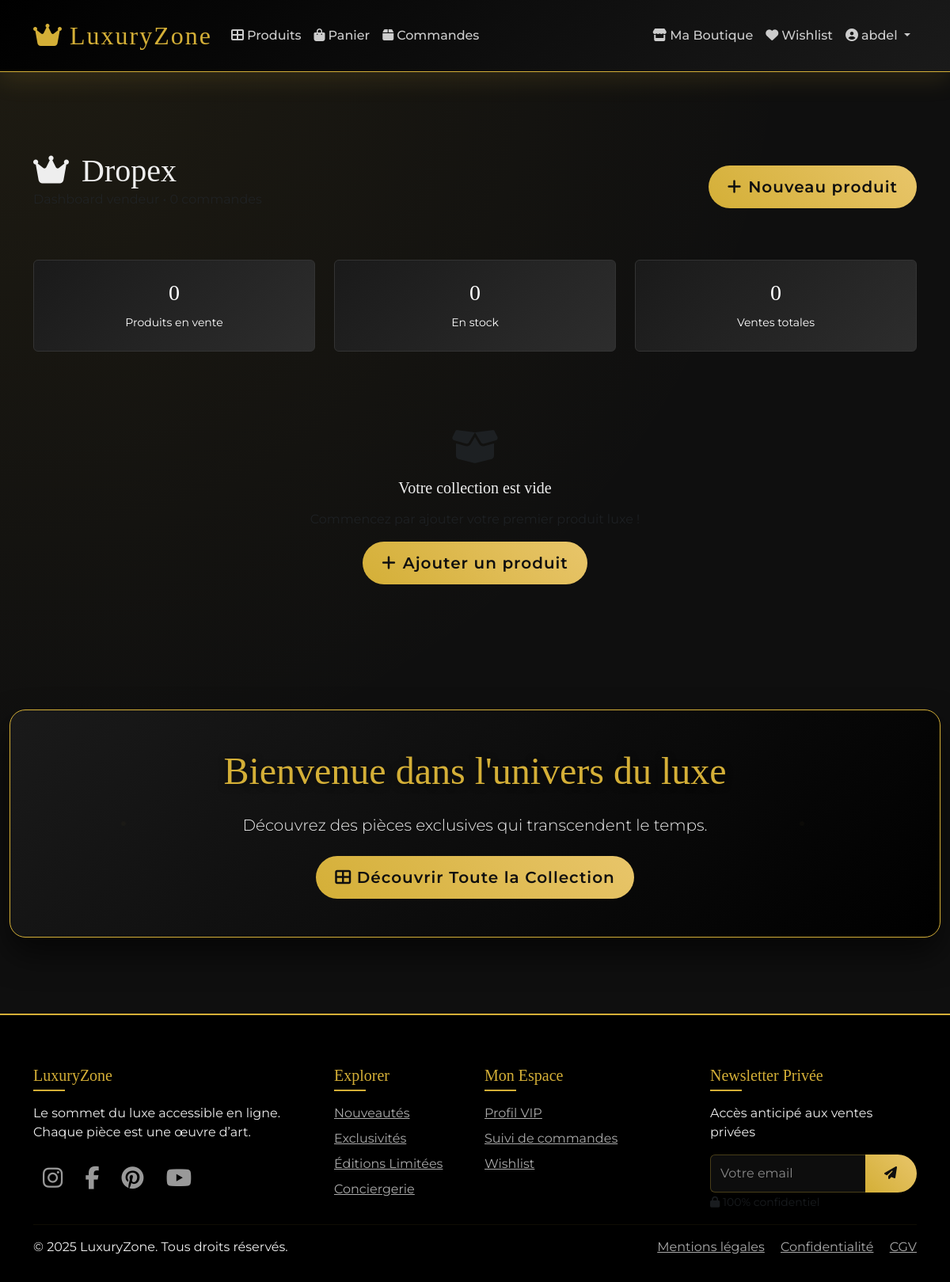
/vendor/ (signed in), run on an earlier commit of the app's database.
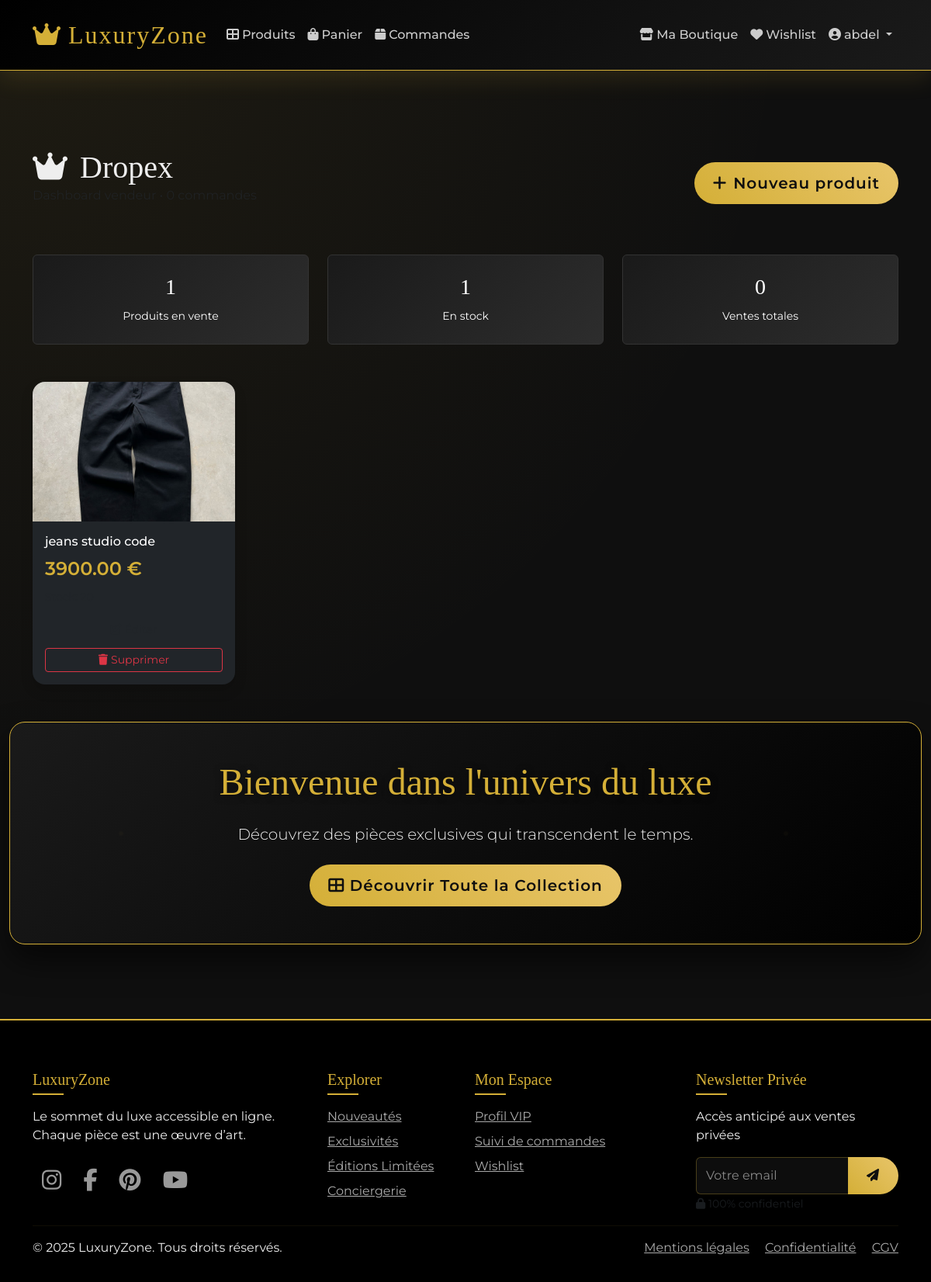
And on a later commit of the database.
### shop/models.py (models this page shows, shortened)
class Product(models.Model):
    category = models.ForeignKey(Category, on_delete=models.CASCADE, related_name='products')
    name = models.CharField(max_length=200)
    slug = models.SlugField(unique=True)
    description = models.TextField()
    price = models.DecimalField(max_digits=10, decimal_places=2)
    image = models.ImageField(upload_to='products/')
    stock = models.PositiveIntegerField()
    available = models.BooleanField(default=True)
    created = models.DateTimeField(auto_now_add=True)
    updated = models.DateTimeField(auto_now=True)
    vendor = models.ForeignKey('Vendor', on_delete=models.CASCADE, related_name='products', null=True, blank=True)
    class Meta:
        ordering = ['-created']
        indexes = [
            models.Index(fields=['slug']),
            models.Index(fields=['available']),
        ]

### shop/views_vendor.py (the view)
@login_required
def vendor_dashboard(request):
    if not hasattr(request.user, 'vendor_profile') or not request.user.vendor_profile.is_approved:
        messages.error(request, "⚠️ Votre boutique est en attente d’approbation.")
        return redirect('shop:product_list')
    products = request.user.vendor_profile.products.all().order_by('-created')
    stats = {
        'total_products': products.count(),
        'in_stock': products.filter(stock__gt=0).count(),
        'total_sales': sum(p.orderitem_set.filter(order__paid=True).count() for p in products)
    }
    return render(request, 'shop/vendor/dashboard.html', {
        'products': products,
        'stats': stats,
        'shop': request.user.vendor_profile
    })

### shop/context_processors.py (called while the page is built, shortened)
def cart_context(request):
    try:
        cart = None
        if request.user.is_authenticated:
            cart, created = Cart.objects.get_or_create(user=request.user)
        return {'cart': cart}
    except Exception:
        return {'cart': None}

### templates/shop/vendor/dashboard.html (shortened to what this page needs)
{% extends 'base.html' %}
{% load humanize %}
{% block content %}
<div class="container pt-5 mt-5">
  <div class="row align-items-center mb-5">
    <div class="col-md-8">
      <h1 class="text-gold mb-0">
        <i class="fas fa-crown me-3"></i>{{ shop.shop_name }}
      </h1>
      <p class="text-muted">Dashboard vendeur • {{ shop.total_orders|default:0 }} commandes</p>
    </div>
    <div class="col-md-4 text-end">
      <a href="{% url 'shop:vendor_add_product' %}" class="btn btn-lux btn-lg add-btn">
        <i class="fas fa-plus me-2"></i>Nouveau produit
      </a>
    </div>
  </div>
  <div class="row g-4 mb-5">
    <div class="col-md-4">
      <div class="stat-card p-4 rounded text-center text-white">
        <h3>{{ stats.total_products }}</h3>
        <small>Produits en vente</small>
      </div>
    </div>
    <div class="col-md-4">
      <div class="stat-card p-4 rounded text-center text-white">
        <h3>{{ stats.in_stock }}</h3>
        <small>En stock</small>
      </div>
    </div>
    <div class="col-md-4">
      <div class="stat-card p-4 rounded text-center text-white">
        <h3>{{ stats.total_sales }}</h3>
        <small>Ventes totales</small>
      </div>
    </div>
  </div>
  {% if products %}
  <div class="row g-4">
    {% for p in products %}
    <div class="col-lg-3 col-md-4 col-6">
      <div class="card product-card bg-dark text-white h-100 border-0 shadow">
        {% if p.image %}
        <img src="{{ p.image.url }}" class="card-img-top" alt="{{ p.name }}">
        {% else %}
        <div class="card-img-top bg-secondary d-flex align-items-center justify-content-center" style="height: 180px;">
          <i class="fas fa-image fa-3x text-muted"></i>
        </div>
        {% endif %}
        <div class="card-body d-flex flex-column">
          <h6 class="card-title text-gold">{{ p.name|truncatechars:30 }}</h6>
          <p class="price mb-2">{{ p.price|floatformat:2 }} €</p>
          <small class="text-muted mb-3">Stock: {{ p.stock }}</small>
          <div class="mt-auto">
            <a href="{% url 'shop:vendor_edit_product' p.pk %}" class="btn btn-sm btn-outline-gold w-100 mb-2">
              <i class="fas fa-edit me-1"></i>Éditer
            </a>
            <form method="post" action="{% url 'shop:vendor_delete_product' p.pk %}" style="display: inline;" onsubmit="return confirm('Supprimer {{ p.name }} ?')">
              <button type="submit" class="btn btn-sm btn-outline-danger w-100">
                <i class="fas fa-trash me-1"></i>Supprimer
              </button>
            </form>
          </div>
        </div>
      </div>
    </div>
    {% endfor %}
  </div>
  {% else %}
  <div class="text-center py-5">
    <i class="fas fa-box-open fa-3x text-muted mb-3"></i>
    <h5 class="text-gold mb-3">Votre collection est vide</h5>
    <p class="text-muted">Commencez par ajouter votre premier produit luxe !</p>
    <a href="{% url 'shop:vendor_add_product' %}" class="btn btn-lux btn-lg">
      <i class="fas fa-plus me-2"></i>Ajouter un produit
    </a>
  </div>
  {% endif %}
</div>
{% endblock %}

What changed in the data, as far as the page shows it:
added Product: image (picture), name "jeans studio code", price "3900.00"
Also different on the page:
{{ stats.total_products }}: "0" → "1"
{{ stats.in_stock }}: "0" → "1"
text no longer shown: "Votre collection est vide Ajouter un produit"
